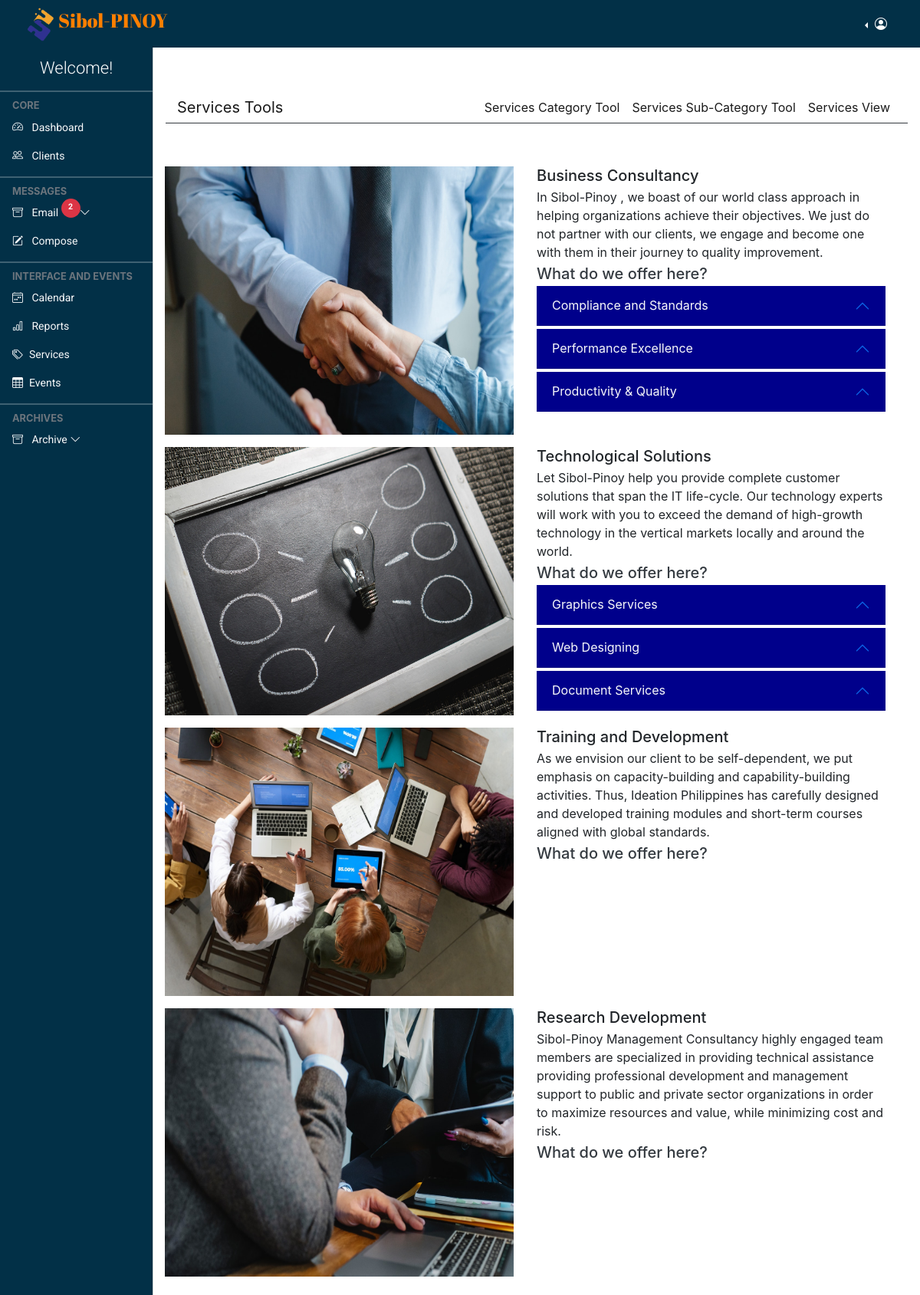
Screenshot of /admin/services.php with the database file from the repository.
### tables this page shows
CREATE TABLE `services` (
  `number` int(100) NOT NULL,
  `service_uniID` text NOT NULL,
  `service_title` varchar(250) NOT NULL,
  `image` varchar(250) NOT NULL,
  `service_desc` longtext NOT NULL,
  `status` varchar(50) NOT NULL,
  `loginId` varchar(250) DEFAULT NULL,
  `action` varchar(250) DEFAULT NULL,
  `date_upload` datetime DEFAULT NULL,
  `date_update` datetime DEFAULT NULL
);

CREATE TABLE `services_category` (
  `number` int(100) NOT NULL,
  `category_uniID` varchar(250) NOT NULL,
  `service_uniID` varchar(250) NOT NULL,
  `category_title` varchar(250) DEFAULT NULL,
  `status` varchar(100) DEFAULT NULL,
  `loginId` varchar(250) DEFAULT NULL,
  `action` varchar(250) DEFAULT NULL,
  `date_upload` datetime DEFAULT NULL,
  `date_update` datetime DEFAULT NULL
);

### admin/services.php (the view, shortened to what this page needs)
<!doctype html>
<html lang="en">
  <?php
      require "layout.part/admin.header.php";
  ?>
  <body>
    <?php
      require "layout.part/admin.top.navbar.php";
    ?>
    <?php
      require "layout.part/admin.side.navbar.php";
    ?>
    <main class="mt-5 pt-3">
        <?php
            require "layout.part/services.subnav.php";
        ?>
        <div class="row col-md-12 py-4">
            <?php
                $status = "Active";
                $services_reload_query = "SELECT * FROM `services` WHERE `status`='$status' ";
                $services_reload_query_result = mysqli_query($conn, $services_reload_query);
                if(mysqli_num_rows($services_reload_query_result) > 0 ){
                     foreach($services_reload_query_result as $service){
                        ?>
                            <div class="col-md-6 pt-3">
                                <div class="position-relative text-center">
                                    <img class="img-fluid" src="./upload/<?= $service['image']?>" alt="" style="width: 550px; height: 350px;" >
                                </div>
                            </div>
                            <div class="col-md-6  pt-3">
                                <h5 class="mb-1 header-font"><?= $service['service_title'] ?></h5>
                                <p class="mb-1"><?= $service['service_desc'] ?></p>
                                <h5 class="mb-1 text-dark second-header">What do we offer here?</h5>
                                <div class="accordion" id="">
                                    <?php
                                        $status = "Active";
                                        $service_uniDI = $service['service_uniID'];
                                        $service_category_query = "SELECT * FROM `services_category` WHERE `service_uniID` = '$service_uniDI' AND `status`='$status' ";
                                        $service_category_query_result = mysqli_query($conn, $service_category_query);
                                        if(mysqli_num_rows($service_category_query_result) > 0 ){
                                            foreach($service_category_query_result as $category_services){
                                                ?>
                                                    <div class="accrodion-item mb-1">
                                                        <h5 class="accordion-header second-header" id="bc_header1">
                                                        <?php
                                                            $str = $category_services['category_title'];
                                                            $new_str = str_replace(' ', '', $str);
                                                            $clear =  substr($new_str , 0,6);
                                                        ?>
                                                            <button class="accordion-button text-light" style="background: darkblue;" type="button" data-bs-toggle="collapse" data-bs-target="#<?= $clear ?>" aris-expanded="true" aria-controls="compliance">
                                                                <?=$category_services['category_title'] ?>
                                                            </button>
                                                        </h5>
                                                    </div>
                                                <?php
                                            }
                                        }
                                    ?>
                                </div>
                            </div>
                        <?php
                    }
                 }
            ?>
        </div>
    </main>
  </body>
</html>

### admin/layout.part/admin.header.php (shortened to what this page needs)
<head>
  <link href="https://cdn.jsdelivr.net/npm/bootstrap@5.0.2/dist/css/bootstrap.min.css" rel="stylesheet">
  <link rel="stylesheet" href="https://cdnjs.cloudflare.com/ajax/libs/fullcalendar/3.4.0/fullcalendar.css" />
  <link rel="stylesheet" href="https://cdnjs.cloudflare.com/ajax/libs/twitter-bootstrap/4.0.0-alpha.6/css/bootstrap.css" />
  <link rel="stylesheet" href="https://cdn.jsdelivr.net/npm/bootstrap-icons@1.4.1/font/bootstrap-icons.css"/>
  <link rel="stylesheet" href="style/dataTables.bootstrap5.min.css" />
  <link rel="stylesheet" href="style/addstyler.css" />
  <link rel="stylesheet" href="style/colored.css" />
</head>

### admin/layout.part/admin.top.navbar.php (shortened to what this page needs)
<nav class="navbar navbar-expand-lg navbar-dark px-3 fixed-top bg-coloured">
  <div class="container-fluid">
    <div class="">
      <img class="__logo" src="../img/logo.png" alt=""><a class="logo-font" href="#">Sibol-PINOY</a>
    </div>
    <div class="collapse navbar-collapse justify-content-md-end" id="topNavBar">
      <div class="btn-group border-0 dropstart">
        <button type="button" class="btn text-white dropdown-toggle border-0" data-bs-toggle="dropdown" aria-expanded="false">
          <i class="bi bi-person-circle"></i> <span> <?= $rusername ?> </span>
        </button>
      </div>
    </div>
  </div>
</nav>

### admin/layout.part/admin.side.navbar.php (shortened to what this page needs)
/********THIS PART IS FOR THE COUNTING NEW EMAIL IN EMAIL TABLE START HERE*************/
<?php
    $stats = 'New';
    $count_inbox = "SELECT * FROM `email` WHERE `status`='$stats' ";
    $count_inbox_run = mysqli_query($conn, $count_inbox);
    $result_count = mysqli_num_rows($count_inbox_run);
    $a = 'New';
    $count_er = "SELECT * FROM `event_reservation` WHERE `action`='$a' ";
    $count_er_run = mysqli_query($conn, $count_er);
    $er_count = mysqli_num_rows($count_er_run);
    $all_count = $result_count + $er_count;
    if($all_count > 0){
        $e_class = '';
    }else{
        $e_class = 'visually-hidden';
    }
?>
<div class="offcanvas offcanvas-start sidebar-nav bg-coloured" id="sidebar">
    <div class="offcanvas-body p-0">
        <div class="container pt-3 text-center">
            <div class="text-white">
            <h4 class="welcome-text">Welcome!</h4>
            </div>
        </div>
        <nav class="navbar-dark pb-5">
            <ul class="navbar-nav">
                <hr class="dropdown-divider bg-light" />
                <div class="text-muted small fw-bold text-uppercase px-3">
                    CORE
                </div>
                <li>
                    <a href="landing.php" class="nav-link px-3 text-light text-normal">
                        <span class="me-2"><i class="bi bi-speedometer2"></i></span>
                        <span>Dashboard</span>
                    </a>
                    <a href="clients.record.php" class="nav-link px-3 text-light text-normal">
                        <span class="me-2"><i class="bi bi-people"></i></span>
                        <span>Clients</span>
                    </a>
                </li>
                <hr class="dropdown-divider bg-light" />
                <div class="text-muted small fw-bold text-uppercase px-3">
                    Messages
                </div>
                <li>
                    <a class="nav-link px-3 text-light text-normal position-relative" data-bs-toggle="collapse" href="#email">
                        <span class="me-2"><i class="bi bi-archive"></i></span>
                            <span>Email
                                <span class="position-absolute top-0 stranslate-middle badge rounded-pill bg-danger <?= $e_class ?>" style="width: 25px; height: 25px;">
                                <p class="mt-1"><?= $all_count ?></p>
                            </span>
                        </span>
                        <span class="ms-auto">
                            <span class="right-icon mx-4">
                            <i class="bi bi-chevron-down"></i>
                            </span>
                        </span>
                    </a>
                    <a href="#" class="nav-link px-3 text-light text-normal">
                        <span class="me-2"><i class="bi bi-pencil-square"></i></span>
                        <span>
                            <button type="button" class="bg-transparent border-0 text-light" data-bs-toggle="modal" data-bs-target="#exampleModal">
                                Compose
                            </button>
                        </span>
                    </a>
                </li>
                <hr class="dropdown-divider bg-light" />
                <div class="text-muted small fw-bold text-uppercase px-3">
                    Interface and Events
                </div>
                <li>
                    <a href="calender.php" class="nav-link px-3 text-light text-normal">
                            <span class="me-2"><i class="bi bi-calendar4-week"></i></span>
                            <span>Calendar</span>
                    </a>
                    <a href="404.php" class="nav-link px-3 text-light text-normal">
                            <span class="me-2"><i class="bi bi-bar-chart"></i></span>
                            <span>Reports</span>
                    </a>
                    <a href="services.tools.php" class="nav-link px-3 sidebar-link text-light text-normal" >
                        <span class="me-2"><i class="bi bi-tags"></i></span>
                        <span>Services</span>
                    </a>
                    <a href="events.php" class="nav-link px-3 sidebar-link text-light text-normal">
                        <span class="me-2"><i class="bi bi-table"></i></span>
                        <span>Events</span>
                    </a>
                </li>
                <hr class="dropdown-divider bg-light" />
                <div class="text-muted small fw-bold text-uppercase px-3">
                    Archives
                </div>
                <li>
                    <a class="nav-link px-3  text-light text-normal" data-bs-toggle="collapse" href="#archives">
                        <span class="me-2"><i class="bi bi-archive"></i></span>
                        <span>Archive</span>
                        <span class="ms-auto">
                            <span class="right-icon">
                            <i class="bi bi-chevron-down"></i>
                            </span>
                        </span>
                    </a>
                </li>
            </ul>
        </nav>
    </div>
</div>

### admin/layout.part/services.subnav.php
<nav class="navbar navbar-expand-lg navbar-light bg-white">
    <div class="container-fluid border-bottom border-3 border-dark mb-2">
        <a class="navbar-brand" href="services.tools.php">Services Tools</a>
        <div class="navbar-nav">
            <a class="nav-link active" aria-current="page" href="services.category.php">Services Category Tool</a>
            <a class="nav-link active" aria-current="page" href="services.sub.cat.php">Services Sub-Category Tool</a>
            <a class="nav-link active" aria-current="page" href="services.php">Services View</a>
        </div>
    </div>
</nav>

### admin/style/addstyler.css (style rules this page uses)
:root { --yellowColor: #FF7F00; --blueColor: #040478; --roboto: 'Roboto', sans-serif; --robotoSlab: 'Roboto Slab', serif; --abrilFatface: 'Abril Fatface', cursive; --offcanvas-width: 200px; --topNavbarHeight: 60px; --navColor: #6c757d; }
* { padding: 0; margin: 0; box-sizing: border-box; }
body { background-color: rgb(255, 255, 255); overflow: hidden; }
.text-normal { font-family: var(--roboto); font-size: 14px; font-weight: 400; }
.welcome-text { font-family: var(--roboto); font-size: 22px; font-weight: 300; }
.__logo { width: 45px; height: 45px; }
.logo-font { font-family: var(--abrilFatface); color: var(--yellowColor); font-size: 25px; text-decoration: none; transition: 0.3s ease-in-out; }
.sidebar-nav { width: var(--offcanvas-width); }
.sidebar-link { display: flex; align-items: center; }
@media (min-width: 992px) { body { overflow: auto !important; } }
@media (min-width: 992px) { main { margin-left: var(--offcanvas-width); } }
@media (min-width: 992px) { .sidebar-nav { -webkit-transform: none; transform: none; visibility: visible !important; height: calc(100% - var(--topNavbarHeight)); top: var(--topNavbarHeight); } }

### admin/style/colored.css (style rules this page uses)
.bg-coloured { background-color: #023047; }

### rows the page displays
services: image (picture), service_title "Business Consultancy", service_desc "In Sibol-Pinoy , we boast of our world class approach in helping organizations achieve their objectives. We just do not partner with our clients, we engage and become one with them in their journey to quality improvement."
services_category: category_title "Compliance and Standards"
services_category: category_title "Performance Excellence"
services_category: category_title "Productivity & Quality"
services: image (picture), service_title "Technological Solutions", service_desc "Let Sibol-Pinoy help you provide complete customer solutions that span the IT life-cycle. Our technology experts will work with you to exceed the demand of high-growth technology in the vertical markets locally and around the world."
services_category: category_title "Graphics Services"
services_category: category_title "Web Designing"
services_category: category_title "Document Services"
services: image (picture), service_title "Training and Development", service_desc "As we envision our client to be self-dependent, we put emphasis on capacity-building and capability-building activities. Thus, Ideation Philippines has carefully designed and developed training modules and short-term courses aligned with global standards."
services: image (picture), service_title "Research Development", service_desc "Sibol-Pinoy Management Consultancy highly engaged team members are specialized in providing technical assistance providing professional development and management support to public and private sector organizations in order to maximize resources and value, while minimizing cost and risk."

### other values shown
$all_count "2"
